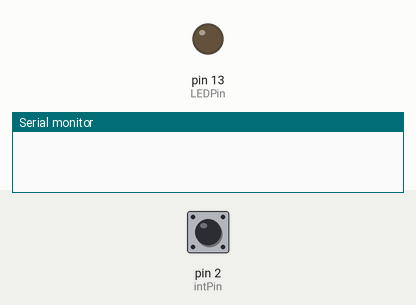
This sketch was run on a simulated Arduino Uno, built with avr-gcc and run on an emulated ATmega328P. Shown: output pins drawn as LEDs (lit = HIGH), the last lines printed to the serial monitor. The test bench sets the inputs (shaded band); at power-on: pin 2 (intPin) HIGH.

Above: at 1.2 s.
1.3 s: pin 2 (intPin) pulled LOW for 0.15 s
At 7.4 s:
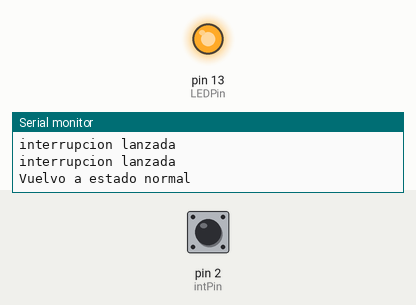
Timing chart, 0 to 10.3 s (numbered marks = the images above; inputs shaded):
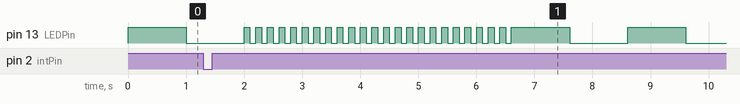

The sketch:

Ejercicio64-Interrupciones.ino
```cpp
const int LEDPin = 13;
const int intPin = 2;
volatile int frecuencia = 1000;
volatile unsigned long tiempo_interrupcion = 0;

void setup() {
  Serial.begin(9600);
  pinMode(LEDPin, OUTPUT);
  pinMode(intPin, INPUT_PULLUP);
  attachInterrupt(digitalPinToInterrupt(intPin), blink, RISING);
}

void loop() {
  //esta parte es para emular la salida
  digitalWrite(LEDPin, HIGH);
  delay(frecuencia);
  digitalWrite(LEDPin, LOW);
  delay(frecuencia);

  if (tiempo_interrupcion > 0) {
    Serial.println("interrupcion lanzada");
    if ((millis() - tiempo_interrupcion) > 5000) {
      frecuencia = 1000;
      tiempo_interrupcion = 0;
      Serial.println("Vuelvo a estado normal");
    }
  }

}

void blink() {
  frecuencia = 100;
  tiempo_interrupcion = millis();
}
```
